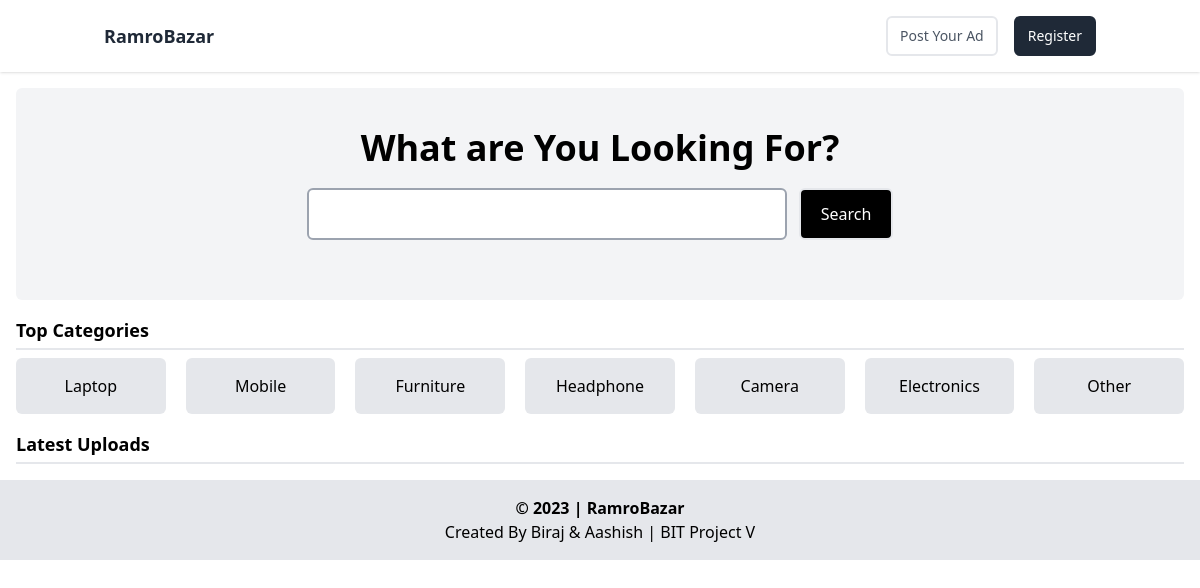
The page / on the database its author committed.
### tables this page shows
CREATE TABLE `categories` (
  `cat_id` int(11) NOT NULL,
  `name` varchar(100) NOT NULL,
  `icon` varchar(30) DEFAULT NULL
);

### index.php (the view, shortened to what this page needs)
<?php
include("partials/header.php");
include("partials/db.php");
?>
<?php include("partials/nav.php") ?>
<div class=" bg-gray-100 m-4 p-10 rounded-md">
    <div>
        <h1 class="text-center text-4xl font-bold">What are You Looking For?</h1>
    </div>
    <div class="flex justify-center items-center my-5">
        <form action="search.php" method="POST" class="flex flex-col lg:flex-row w-full lg:w-auto">
            <input type="text" name="query" required class="p-3 lg:w-[40vw] rounded-md border-2 border-gray-400">
            <input type="submit" name="submit" value="Search"
                class="lg:ml-3 bg-black py-3 px-5 rounded-md text-white border-2 hover:bg-white hover:text-gray-800 hover:border-gray-900 transition-all cursor-pointer mt-2 lg:mt-0">
        </form>
    </div>
</div>
<div class=" px-4 w-full my-4">
    <div class=" border-b-2">
        <h3 class="mt-2 mb-1 font-bold text-lg">Top Categories</h3>
    </div>
    <div class="mt-2 grid grid-cols-2 lg:grid-cols-7 gap-5 text-center">
        <?php
        $cat_query = "SELECT * FROM categories";
        $cat_query_run = mysqli_query($conn, $cat_query);
        if (mysqli_num_rows($cat_query_run) > 0) {
            foreach ($cat_query_run as $cat_item) { ?>
                <div class="p-4 bg-gray-200 rounded-md hover:bg-gray-300 transition-colors">
                    <a href="category.php?id=<?=$cat_item['cat_id']?>" class=" font-medium"><?=$cat_item['name']?></a>
                </div>
            <?php }
        } else { ?>
            <p>No categories found !!</>
            <?php } ?>
    </div>
</div>
<div class=" px-4 w-full my-4">
    <div class=" border-b-2">
        <h3 class="mt-2 mb-1 font-bold text-lg">Latest Uploads</h3>
    </div>
</div>
<?php include("./partials/footer.php") ?>
</body>
</html>

### rows shown on the page
categories: name "Laptop"
categories: name "Mobile"
categories: name "Furniture"
categories: name "Headphone"
categories: name "Camera"
categories: name "Electronics"
categories: name "Other"
